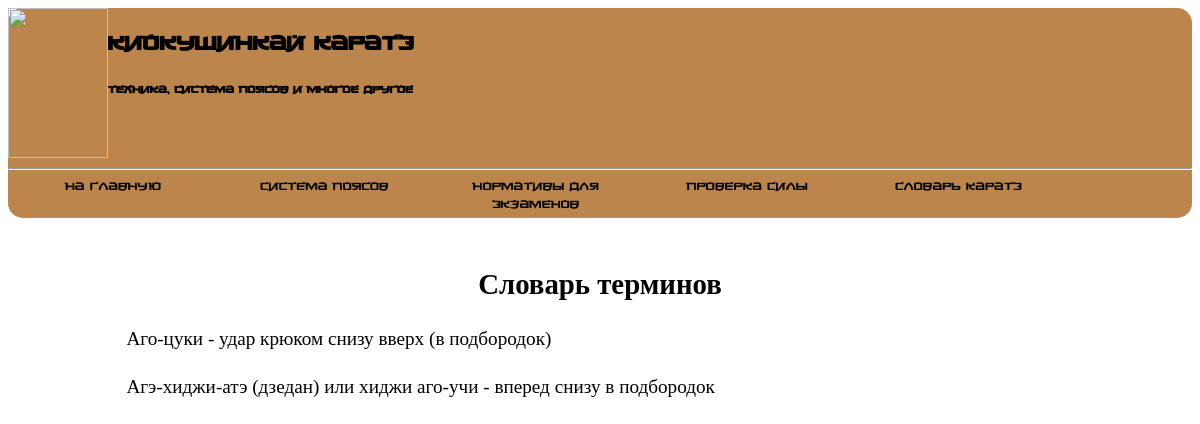
Page /dictionary/ on the committed database.
### karate/models.py (models this page shows)
class Dictionary(models.Model):
    name = models.CharField(max_length=50, verbose_name='термин')
    translate = models.CharField(max_length=50, verbose_name='значение')
    class Meta:
        verbose_name = 'словарь'
        verbose_name_plural = 'словарь'
        ordering = ['name']

### karate/views.py (the view)
# urls.py: path('dictionary/', dictionary, name='dictionary'),# словарь
def dictionary(request):
   words = Dictionary.objects.all()
   return render(request, 'karate/dictionary.html', {'words': words,}) #'pw': pw})

### karate/templates/karate/dictionary.html (shortened to what this page needs)
{% load static %}
<!doctype html>
<html lang="ru">
<head>
	<link rel="stylesheet" type="text/css" href="{% static 'karate/css/style.css' %}" />
</head>
<body>
	<header>
		<div class="h">
	<img src="https://sites.google.com/site/sevkarate/_/rsrc/1431635103468/o-stile-kiokusinkaj-karate/200px-Kyokushinkai.svg.png" class="logo">
	<div class="fon">
				<h1>Киокушинкай каратэ</h1>
		<h4>Техника, система поясов и многое другое</h4>
	</div>
	</div>
	<hr style="margin-top: 10px;">
	<nav id="menu">
	    <span class="menu"> <a style='color:black' href="{% url 'home' %}" onmouseover="this.style.color = 'blue'" onmouseout="this.style.color = 'black'">на главную</a></span>
		<span class="menu"><a style='color:black' href="{% url 'belt' %}" onmouseover="this.style.color = 'blue'" onmouseout="this.style.color = 'black'">система поясов</a></span>
		<span class="menu"> <a style='color:black' href="{% url 'exam' %}" onmouseover="this.style.color = 'blue'" onmouseout="this.style.color = 'black'">нормативы для экзаменов</a></span>
		<span class="menu"> <a style='color:black' href="{% url 'power'%}" onmouseover="this.style.color = 'blue'" onmouseout="this.style.color = 'black'">проверка силы</a></span>
		<span class="menu"><a style='color:black' href="{% url 'dictionary'%}" onmouseover="this.style.color = 'blue'" onmouseout="this.style.color = 'black'">словарь каратэ</a></span>
	</nav>
</header>
<div class='text' style="font-size:larger;">
    <h2 style='text-align:center'>Словарь терминов</h2>
    <div style='line-height:1.5'>
		{% for wrd in words %}
	<p>{{wrd.name}} - {{wrd.translate}}</p>
		{% endfor %}
	</div>
</div>
</body>
</html>

### karate/static/karate/css/style.css (style rules this page uses)
header { font-family:tf; background-color: rgb(187, 133, 75); border-radius: 15px; margin-bottom: 15px; }
.logo { width: 100px; height: 150px; }
.h { display: flex; flex-wrap: nowrap; }
#menu { display: flex; flex-wrap: nowrap; font-size: large; }
.menu { color:black; text-align: center; width: 17%; height: 40px; text-decoration: none; display: block; margin-left: 5px; margin-right: 5px; }
a { text-decoration: none; display: block; }
.text { margin-top:50px; margin-left:10%; margin-right:10%; margin-bottom:5%; }

### rows in the picture
Dictionary: name "Аго-цуки", translate "удар крюком снизу вверх (в подбородок)"
Dictionary: name "Агэ-хиджи-атэ (дзедан) или хиджи аго-учи", translate "вперед снизу в подбородок"
